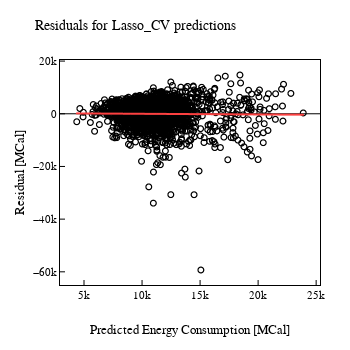

The notebook cell saved with this chart:
### Code cell
fig_residual = px.scatter(
    x= test_prediction,
    y= residual,
    trendline= "ols",
    trendline_color_override= "#fc4040",    
)

fig_residual.update_traces(
    marker_symbol= "circle-open",
    marker_color= "#000000"
)

fig_residual.update_layout(
    title= "Residuals for Lasso_CV predictions",
    xaxis_title= "Predicted Energy Consumption [MCal]",
    yaxis_title= "Residual [MCal]",
    # yaxis_zeroline= False,
    width= 350,
    height= 350,
    template= eda_tempelete_01_white,    
)


fig_residual.show()

### Figure 1 — Plotly figure (JSON) as saved in the notebook; plotly's stock layout.template omitted (floating-point values rounded to 4 significant figures; data arrays with more than 128 entries replaced by an {"elided": "..."} marker saying what was removed)
{"data": [{"hovertemplate": "x=%{x}<br>y=%{y}<extra></extra>", "legendgroup": "", "marker": {"color": "#000000", "symbol": "circle-open"}, "mode": "markers", "name": "", "showlegend": false, "type": "scattergl", "x": {"elided": "2220 float values"}, "xaxis": "x", "y": {"elided": "2220 float values"}, "yaxis": "y"}, {"hovertemplate": "<b>OLS trendline</b><br>y = -0.0251241 * x + 248.137<br>R<sup>2</sup>=0.000171<br><br>x=%{x}<br>y=%{y} <b>(trend)</b><extra></extra>", "legendgroup": "", "line": {"color": "#fc4040"}, "marker": {"color": "#000000", "symbol": "circle-open"}, "mode": "lines", "name": "", "showlegend": false, "type": "scattergl", "x": {"elided": "2220 float values"}, "xaxis": "x", "y": {"elided": "2220 float values"}, "yaxis": "y"}], "layout": {"height": 350, "legend": {"tracegroupgap": 0}, "margin": {"t": 60}, "title": {"text": "Residuals for Lasso_CV predictions"}, "width": 350, "xaxis": {"anchor": "y", "domain": [0, 1], "title": {"text": "Predicted Energy Consumption [MCal]"}}, "yaxis": {"anchor": "x", "domain": [0, 1], "title": {"text": "Residual [MCal]"}}}}
